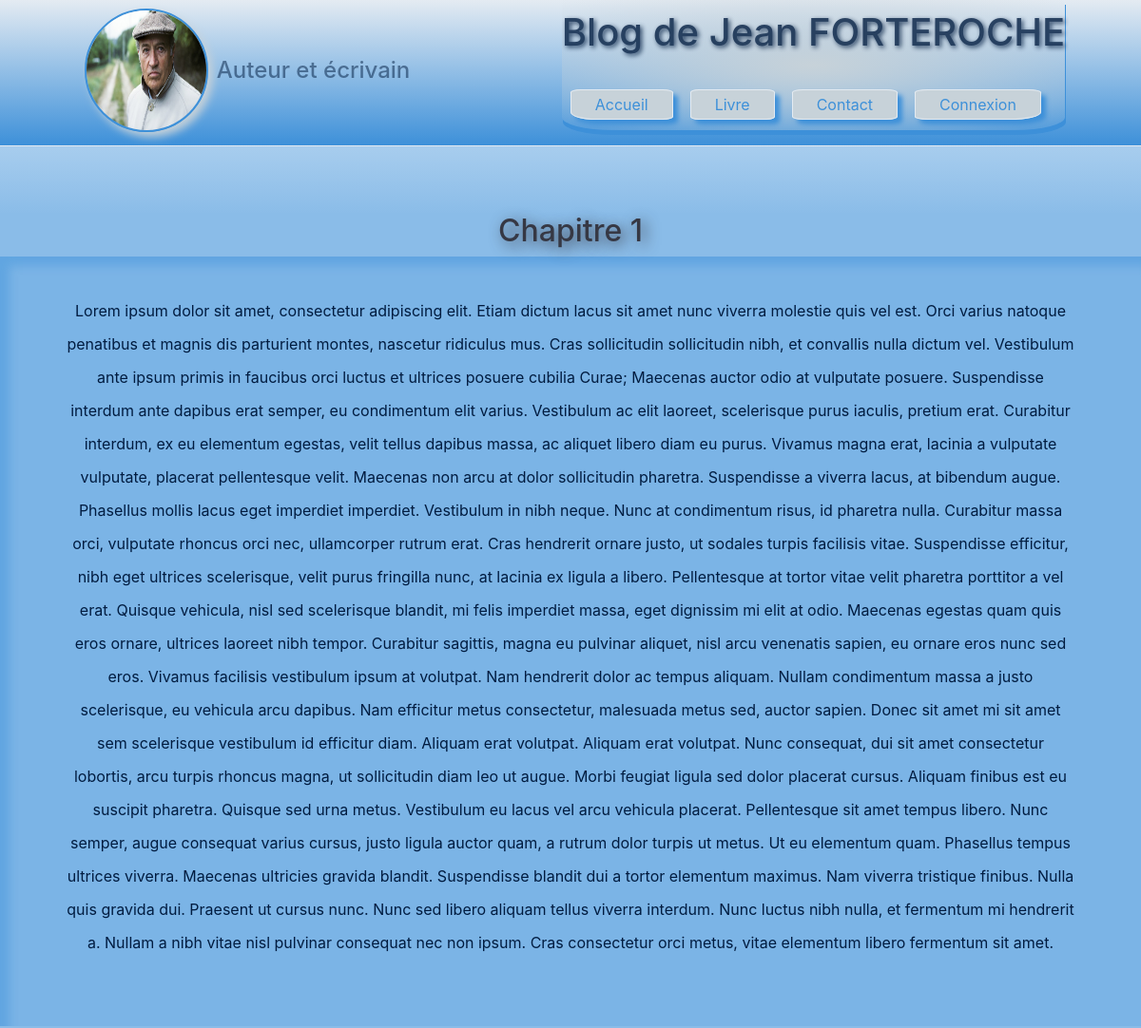
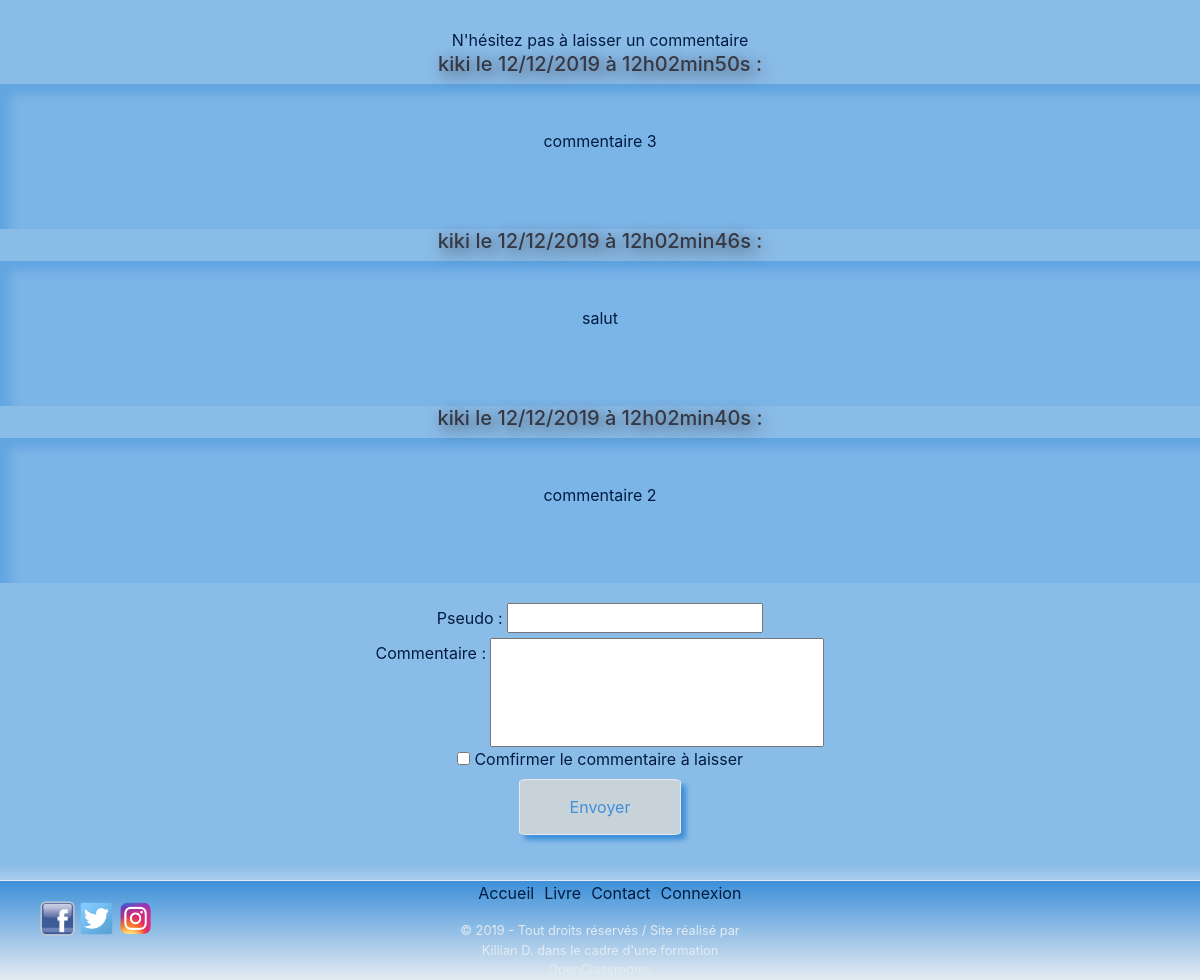
Page /index.php?action=comments&id=1 on the committed database (2 pictures, top to bottom).
### tables this page shows
CREATE TABLE `posts` (
  `id` int(11) NOT NULL,
  `title` varchar(255) NOT NULL,
  `content` text NOT NULL
);

CREATE TABLE `comments` (
  `id` int(11) NOT NULL,
  `postId` int(11) NOT NULL,
  `pseudo` varchar(255) NOT NULL,
  `comment` text NOT NULL,
  `commentDate` datetime NOT NULL
);

### controller/UserController.php (called while the page is built, shortened)
<?php
require_once('model/PostManager.php');
require_once('model/CommentManager.php');
class UserController
{
    public function printComments()
    {
        $postManager = new \killian\blogDeJeanForteroche\model\PostManager();
        $commentManager = new \killian\blogDeJeanForteroche\model\CommentManager();
        $post = $postManager->getPostId($_GET['id']);
        $comments = $commentManager->getComments($_GET['id']);
        require('view/frontend/viewComments.php');
    }
}

### model/PostManager.php (called while the page is built, shortened)
<?php
class PostManager extends Manager
{
    public function getPostId($postId)
    {
        $db = $this->dbConnect();
        $req = $db->prepare('SELECT id, title, content FROM posts WHERE id = ?');
        $req->execute(array($postId));
        $post = $req->fetch();
        return $post;
    }
}

### model/CommentManager.php (called while the page is built, shortened)
<?php
class CommentManager extends Manager
{
    public function getComments($postId)
    {
        $db = $this->dbConnect();
        $comments = $db->prepare('SELECT id, postId, pseudo, comment, DATE_FORMAT(commentDate, \'%d/%m/%Y à %Hh%imin%ss\') AS commentDateFr FROM comments WHERE postId = ? ORDER BY commentDate DESC');
        $comments->execute(array($postId));
        return $comments;
    }
}

### view/frontend/viewComments.php (the view, shortened to what this page needs)
<div class="separat1">
</div>
<section class="fontPage">
    <article>
        <h2><?= $post['title'] ?></h2>
        <p><?= $post['content'] ?></p>
    </article>
    <p class="comm">N'hésitez pas à laisser un commentaire</p>
</section>
<section class="fontPage">
    <article>
        <?php
            while ($comment = $comments->fetch())
            {
        ?>
                <h5><?= htmlspecialchars($comment['pseudo']) ?> le <?= $comment['commentDateFr'] ?> :</h5>
                <p><?= htmlspecialchars($comment['comment']) ?></p>
        <?php
            }
        ?>
        <form action="index.php?action=addComment&amp;id=<?= $post['id'] ?>" method="post">
            <label for="pseudo">Pseudo</label> : <input type="text" name="pseudo" id="pseudo" value="" required /><br />
            <label for="comment">Commentaire</label> : <input type="text" name="comment" id="comment" required /><br />
            <label><input type="checkbox" name="valid" required /> Comfirmer le commentaire à laisser</label><br />
            <input type="submit" class="submit" value="Envoyer" />
        </form>
    </article>
</section>
<div class="separat2">
</div>
<?php require('template.php'); ?>

### public/css/style.css (style rules this page uses)
body { margin: 0; }
p { color: #011C40; }
.separat1 { height: 70px; background-image: linear-gradient(rgba(61, 144, 217, 0.45), rgba(61, 144, 217, 0.6)); }
.separat2 { height: 15px; background-image: linear-gradient(rgba(61, 144, 217, 0.6), rgba(61, 144, 217, 0.45)); }
.fontPage { background-color: rgba(61, 144, 217, 0.6); text-align: center; }
.fontPage h2, .fontPage h3, .fontPage h4, .fontPage h5 { color: #363844; text-shadow: 4px 4px 15px #363844; }
.fontPage article { padding-bottom: 30px; }
.fontPage article p { background-color: rgba(61, 144, 217, 0.2); box-shadow: 10px 10px 10px rgba(61, 144, 217, 0.4) inset; margin: auto; line-height: 35px; padding: 40px 70px 70px 70px; max-width: 1400px; }
.comm { margin: 0; }
section article form { padding-top: 20px; color: #011C40; }
#comment { padding-bottom: 80px; padding-right: 80px; }
.submit { background-color: #C7D2D9; padding: 15px 50px; border-radius: 5%; border: 1px solid #E4EBF2; box-shadow: 5px 5px 5px #3D90D9; color: #3D90D9; }

### rows in the picture
posts: title "Chapitre 1", content "Lorem ipsum dolor sit amet, consectetur adipiscing elit. Etiam dictum lacus sit amet nunc viverra molestie quis vel est. Orci varius natoque penatibus et magnis dis parturient montes, nascetur ridiculus mus. Cras sollicitudin sollicitudin nibh, et convallis nulla dictum vel. Vestibulum ante ipsum primis in faucibus orci luctus et ultrices posuere cubilia Curae; Maecenas auctor odio at vulputate posuere. Suspendisse interdum ante dapibus erat semper, eu condimentum elit varius. Vestibulum ac elit laoreet, scelerisque purus iaculis, pretium erat. Curabitur interdum, ex eu elementum egestas, velit tellus dapibus massa, ac aliquet libero diam eu purus. Vivamus magna erat, lacinia a vulputate…"
comments: pseudo "kiki", commentDateFr "12/12/2019 à 12h02min50s", comment "commentaire 3"
comments: pseudo "kiki", commentDateFr "12/12/2019 à 12h02min46s", comment "salut"
comments: pseudo "kiki", commentDateFr "12/12/2019 à 12h02min40s", comment "commentaire 2"
